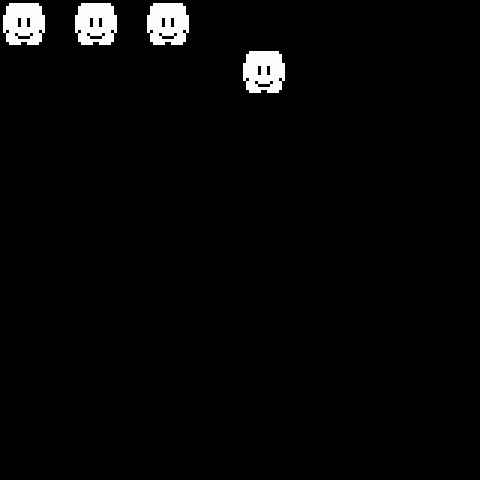

A 2D game scene composited from a Tiled map and its tileset images. What follows is a short description and the map's XML, with every tile layer's data as written:
An orthogonal 20x20 tile map with 24x24 px tiles, 1 tile layer (Tile Layer 1).

<map version="1.5" tiledversion="1.5.0" orientation="orthogonal" renderorder="right-down" width="20" height="20" tilewidth="24" tileheight="24" infinite="0" nextlayerid="2" nextobjectid="1">
 <tileset firstgid="1" name="world-1-1" tilewidth="24" tileheight="24" tilecount="3480" columns="58">
  <image source="world-1-1.png" width="1392" height="1440" />
 </tileset>
 <layer id="1" name="Tile Layer 1" width="20" height="20">
  <data encoding="csv">
1187,1188,0,1187,1188,0,1187,1188,0,0,0,0,0,0,0,0,0,0,0,0,
1245,1246,0,1245,1246,0,1245,1246,0,0,0,0,0,0,0,0,0,0,0,0,
0,0,0,0,0,0,0,0,0,0,1187,1188,0,0,0,0,0,0,0,0,
0,0,0,0,0,0,0,0,0,0,1245,1246,0,0,0,0,0,0,0,0,
0,0,0,0,0,0,0,0,0,0,0,0,0,0,0,0,0,0,0,0,
0,0,0,0,0,0,0,0,0,0,0,0,0,0,0,0,0,0,0,0,
0,0,0,0,0,0,0,0,0,0,0,0,0,0,0,0,0,0,0,0,
0,0,0,0,0,0,0,0,0,0,0,0,0,0,0,0,0,0,0,0,
0,0,0,0,0,0,0,0,0,0,0,0,0,0,0,0,0,0,0,0,
0,0,0,0,0,0,0,0,0,0,0,0,0,0,0,0,0,0,0,0,
0,0,0,0,0,0,0,0,0,0,0,0,0,0,0,0,0,0,0,0,
0,0,0,0,0,0,0,0,0,0,0,0,0,0,0,0,0,0,0,0,
0,0,0,0,0,0,0,0,0,0,0,0,0,0,0,0,0,0,0,0,
0,0,0,0,0,0,0,0,0,0,0,0,0,0,0,0,0,0,0,0,
0,0,0,0,0,0,0,0,0,0,0,0,0,0,0,0,0,0,0,0,
0,0,0,0,0,0,0,0,0,0,0,0,0,0,0,0,0,0,0,0,
0,0,0,0,0,0,0,0,0,0,0,0,0,0,0,0,0,0,0,0,
0,0,0,0,0,0,0,0,0,0,0,0,0,0,0,0,0,0,0,0,
0,0,0,0,0,0,0,0,0,0,0,0,0,0,0,0,0,0,0,0,
0,0,0,0,0,0,0,0,0,0,0,0,0,0,0,0,0,0,0,0
</data>
 </layer>
</map>
